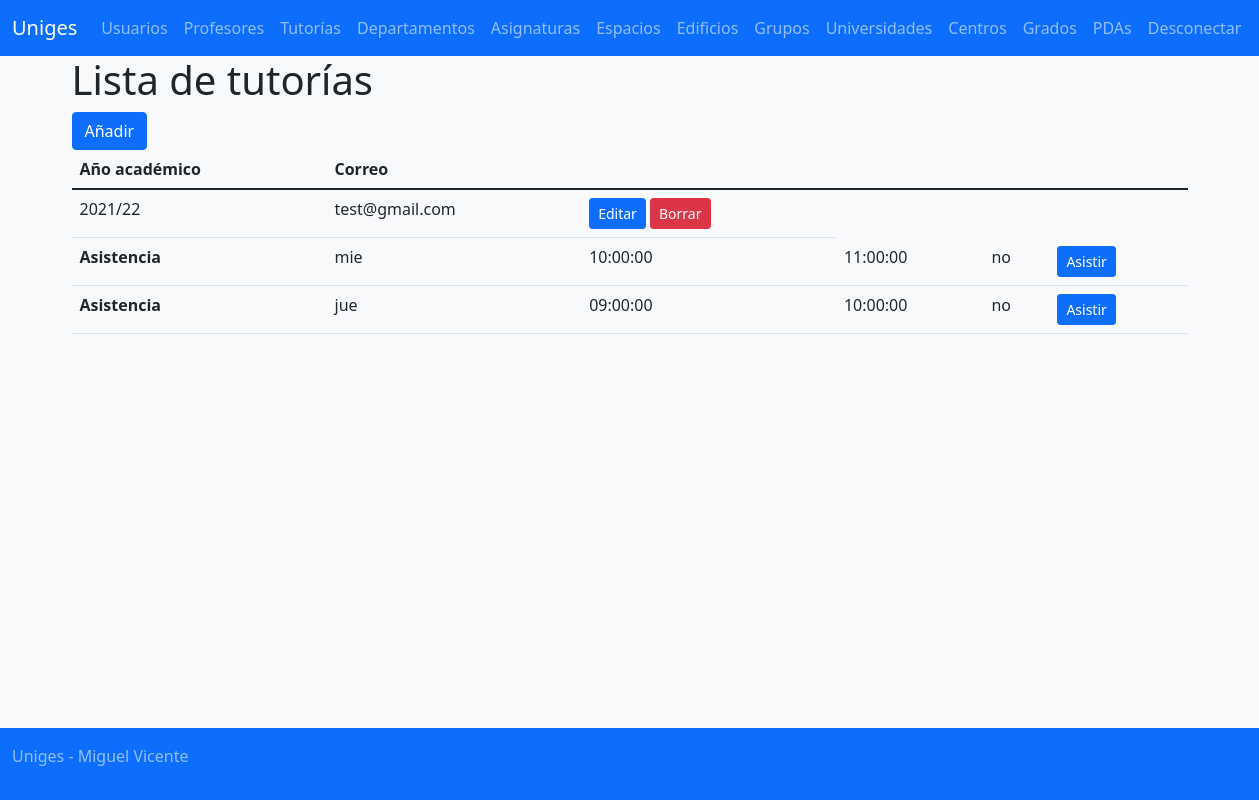
Screenshot of /?controller=tutoria&action=list (signed in) with the database file from the repository.
### tables this page shows
create table tutoria (
	id int not null auto_increment primary key,
	academicyear_id int,
	professor_id int,
	deleted tinyint(1) default 0);

create table `academicyear` (
	id int not null auto_increment primary key,
	name varchar(10) not null,
	deleted tinyint(1) not null default 0);

create table user (
       id int not null auto_increment primary key,
	dni varchar(9) not null,
	name varchar(255) not null,
	surname varchar(255) not null,
	email varchar(255),
	password varchar(128),
	deleted tinyint(1) not null default 0);

create table asistenciatutoria (
	tutoria_id int not null,
	timetable_id int not null,
	attendance enum('si','no') not null default 'no',
	deleted tinyint(1) not null default 0,
	primary key (tutoria_id, timetable_id)
);

create table `timetable` (
	id int not null auto_increment primary key,
	academicyear_id int not null,
	space_id int not null,
	group_id int default null,
	`date` date not null,
	hourbegin time not null,
	hourend time not null,
	day enum('lun','mar','mie','jue','vie') not null,
	deleted tinyint(1) not null default 0);

### controladores/TutoriaController.php (called while the page is built, shortened)
<?php
include_once 'modelos/TutoriaModel.php';
include_once 'modelos/AcademicYearModel.php';
include_once 'modelos/ProfessorModel.php';
include_once 'modelos/UserModel.php';
include_once 'modelos/AsistenciaTutoriaModel.php';
include_once 'modelos/TimeTableModel.php';
class TutoriaController {
	function list() {
		$tutorias = TutoriaModel::findAll();
		foreach($tutorias as &$t) {
			$t->academicyear = AcademicYearModel::findById($t->academicyear_id);
			$t->professor = ProfessorModel::findById($t->professor_id);
			$t->professor->user = UserModel::findById($t->professor->user_id);
			$t->asistencias = AsistenciaTutoriaModel::findByTutoria($t->id);
			foreach($t->asistencias as &$asist) {
                $asist->timetable = TimeTableModel::findById($asist->timetable_id);
			}
		}
	}
}
?>

### modelos/TutoriaModel.php (called while the page is built, shortened)
<?php
class TutoriaModel {
	static function findAll() {
		$conn = Connection::getConnection();
		$stat = $conn->prepare("SELECT * FROM tutoria WHERE deleted = 0");
		$stat->execute();
		$result = $stat->get_result();
		$return = array();
		while($fila = $result->fetch_object("TutoriaModel")) {
			array_push($return, $fila);
		}
		return $return;
	}
}
?>

### modelos/AcademicYearModel.php (called while the page is built, shortened)
<?php
class AcademicYearModel {
	public static function findById($id) {
		$conn = Connection::getConnection();
		$stat = $conn->prepare("SELECT * FROM academicyear WHERE id = ? AND deleted = 0");
		$stat->bind_param("i", $id);
		$stat->execute();
		$result = $stat->get_result();
		return $result->fetch_object("AcademicYearModel");
	}
}
?>

### modelos/ProfessorModel.php (called while the page is built, shortened)
<?php
class ProfessorModel {
	private static function readFromAssoc($fila) {
	    	$res = new ProfessorModel();
		$res->id = $fila["id"];
		$res->academicyear_id = $fila["academicyear_id"];
		$res->department_id = $fila["department_id"];
		$res->dedication = $fila["dedication"];
		$res->deleted = $fila["deleted"];
		$res->user_id = $fila["user_id"];
		return $res;
	}
    public static function findById($id) {
	$conn = Connection::getConnection();
	$stat = $conn->prepare("SELECT * FROM professor WHERE id = ? AND deleted = 0");
	$stat->bind_param("i", $id);
	$stat->execute();
	$result = $stat->get_result();
    	$fila = $result->fetch_assoc();
	$return = ProfessorModel::readFromAssoc($fila);
	return $return;
    }
}
?>

### modelos/UserModel.php (called while the page is built, shortened)
<?php
class UserModel {
	static private function readFromAssoc($user_data) {
		$result_user = new UserModel();
		$result_user->id = $user_data["id"];
		$result_user->dni = $user_data["dni"];
		$result_user->name = $user_data["name"];
		$result_user->surname = $user_data["surname"];
		$result_user->email = $user_data["email"];
		$result_user->password = $user_data["password"];
		$result_user->deleted = $user_data["deleted"];
		return $result_user;
	}
	static function findById($id) {
		$conn = Connection::getConnection();
		$stat = $conn->prepare("SELECT * FROM user WHERE id = ? AND deleted = 0");
		$stat->bind_param("i", $id);
		$stat->execute();
		$result = $stat->get_result();
		$user_data = $result->fetch_assoc();
		$result_user = UserModel::readFromAssoc($user_data);
		return $result_user;
	}
}
?>

### modelos/AsistenciaTutoriaModel.php (called while the page is built, shortened)
<?php
class AsistenciaTutoriaModel {
    public static function findByTutoria($tutoria_id) {
        $conn = Connection::getConnection();
        $stat = $conn->prepare("SELECT * FROM asistenciatutoria WHERE tutoria_id = ? AND deleted = 0");
        $stat->bind_param("i", $tutoria_id);
        $stat->execute();
        $result = $stat->get_result();
        $value = array();
        while($asistut = $result->fetch_object("AsistenciaTutoriaModel")) {
            array_push($value, $asistut);
        }
        return $value;
    }
}
?>

### modelos/TimeTableModel.php (called while the page is built, shortened)
<?php
class TimeTableModel {
    public static function findById($timetable_id) {
        $conn = Connection::getConnection();
        $stat = $conn->prepare("SELECT * FROM timetable WHERE id = ?");
        $stat->bind_param("i", $timetable_id);
        $stat->execute();
        $result = $stat->get_result();
        return $result->fetch_object("TimeTableModel");
    }
}
?>

### vistas/tutoria/list.php (the view, shortened to what this page needs)
<h1><?=$strings["tutoria_list_title"]?></h1>
<?php if(in_array(array("tutoria", "add"), $sessionPermissions)) { ?>
<a class="btn btn-primary" href="/?controller=tutoria&action=add"><?=$strings["tutoria_list_add"]?></a>
<?php } ?>
<table class="table">
	<thead>
		<th scope="col"><?=$strings["tutoria_list_academicyear"]?></th>
		<th scope="col"><?=$strings["user_list_email"]?></th>
	</thead>
	<tbody>
<?php
	foreach($data as $t) {
?>
	<tr>
		<td><?= $t->academicyear->name ?></td>
		<td><?= $t->professor->user->email ?></td>
		<td>
<?php if(has_permission("tutoria", "edit")) { ?>
<a class="btn btn-primary btn-sm"
			href="/?controller=tutoria&action=edit&id=<?= $t->id ?>">
			<?= $strings["user_list_edit"] ?>
			</a>
<?php } ?>
<?php if(has_permission("tutoria", "delete")) { ?>
			<form style="display: inline"
				action="/?controller=tutoria&action=delete" method="POST">
			<input type="submit" value="Borrar" class="btn btn-danger btn-sm" />
			</form>
<?php } ?>
		</td>
	</tr>
<?php if(has_permission("tutoria", "asistencia")) { ?>
	<div class="container">
        <?php
            foreach($t->asistencias as $as) {
        ?>
        <tr>
            <th scope="row">Asistencia</th>
            <td><?= $as->timetable->day ?></td>
            <td><?= $as->timetable->hourbegin ?></td>
            <td><?= $as->timetable->hourend ?></td>
            <td><?= $as->attendance ?></td>
            <td>
            <form style="display: inline"
				action="/?controller=tutoria&action=asistencia" method="POST">
			<input type="submit" value="Asistir" class="btn btn-primary btn-sm" />
			</form>
            </td>
        </tr>
        <?php
            }
        ?>
	</div>
<?php
	}
?>
<?php } ?>
	</tbody>
</table>

### index.php (shortened to what this page needs)
<?php
$do_output = true;
function get_permissions($user_id) {
	$conn = Connection::getConnection();
	$stat = $conn->prepare("select feature.name as feature_name, action.name as action_name from user join user_role on user.id = user_role.user_id join role_permission on role_permission.role_id = user_role.role_id join feature on role_permission.feature_id = feature.id join action on action.id = role_permission.action_id where user.id = ?");
	$stat->bind_param("i", $user_id);
	$stat->execute();
	$result = $stat->get_result();
	$permissions = array();
	while($fila = $result->fetch_assoc()) {
		array_push($permissions, array ($fila["feature_name"], $fila["action_name"]));
	}
	return $permissions;
}
function has_permission($controller, $action) {
	return in_array(array($controller, $action), $GLOBALS["sessionPermissions"]);
}
if(isset($_SESSION["id"])) {
    $sessionPermissions = get_permissions($_SESSION["id"]);
} else {
	$sessionPermissions = array(array("user", "login"), array("user", "register"),
		array("user", "register_end"), array("user", "login_end"), array("user", "logout"));
}
$controller = "user"; $action = "list";
if(array_key_exists("controller", $_GET)) {
	if(preg_match("/^[a-zA-Z_]+$/", $_GET["controller"])) {
		$controller = $_GET["controller"];
	} else {
		$errorMessage = sprintf("Controlador '%s' tiene formato incorrecto.",
			htmlspecialchars($_GET["controller"]));
		$viewFileName = "vistas/error.php";
	}
}
if(array_key_exists("action", $_GET)) {
    if(preg_match("/^[a-zA-Z_]+$/", $_GET["action"])) {
        $action = $_GET["action"];
    } else {
	    $errorMessage = sprintf("Accion '%s' tiene formato incorrecto.",
	    	htmlspecialchars($_GET["action"]));
	    $viewFileName = "vistas/error.php";
    }
}
if(isset($controller)) {
	$fileController = ucfirst($controller);
	if(file_exists("controladores/{$fileController}Controller.php")) {
		$contObj = new $contClass();
		if(method_exists($contObj, $action)) {
			if(in_array(array($controller, $action), $sessionPermissions)) {
				$contObj->$action();
			} else {
				$errorMessage = "Action not allowed.";
				$GLOBALS["viewFileName"] = "vistas/error.php";
			}
		} else {
			$errorMessage = sprintf("Controlador '%s' no tiene método '%s'.",
				htmlspecialchars($controller),
				htmlspecialchars($action));
			$viewFileName = "vistas/error.php";
			goto end;
		}
	} else {
		$errorMessage = sprintf("Controlador '%s' no existe.",
			htmlspecialchars($controller));
		$viewFileName = "vistas/error.php";
	}
}
if($do_output)
	include "vistas/main.php";
?>

### vistas/main.php (shortened to what this page needs)
<?php
if(isset($_SESSION) && isset($_SESSION["id"])) {
	$logged_in = 1;
} else {
	$logged_in = 0;
}
?>
<html>
<head>
<link href="https://cdn.jsdelivr.net/npm/bootstrap@5.1.3/dist/css/bootstrap.min.css" rel="stylesheet"/>
</head>
<body class="bg-light">
  <nav class="navbar navbar-dark bg-primary navbar-expand-lg">
    <div class="container-fluid">
      <a class="navbar-brand" href="/"><?=$strings["app_title"]?></a>
      <div class="collapse navbar-collapse" id="navbarCollapse">
	<?php
	 if($logged_in == 0) {
	 ?>
	<div class="navbar-nav">
	  <a class="nav-link" href="/?controller=user&action=login"><?=$strings["login"]?></a>
	  <a class="nav-link" href="/?controller=user&action=register"><?=$strings["register"]?></a>
	</div>
	<?php } else { ?>
		<div class="navbar-nav">
<?php
		 if(in_array(array("user", "list"), $sessionPermissions)) {
?>
			<a class="nav-link" href="/?controller=user&action=list"><?=$strings["navbar_user"]?></a>
<?php } ?>
<?php if(in_array(array("professor", "list"), $sessionPermissions)) { ?>
			<a class="nav-link" href="/?controller=professor&action=list"><?=$strings["navbar_professor"]?></a>
<?php } ?>
<?php if(has_permission("tutoria", "list")) { ?>
	<a class="nav-link" href="/?controller=tutoria&action=list"><?= $strings["navbar_tutoria"] ?></a>
<?php } ?>
<?php if(has_permission("department", "list")) { ?>
    <a class="nav-link" href="/?controller=department&action=list"><?= $strings["navbar_department"] ?></a>
<?php } ?>
<?php if(has_permission("subject", "list")) { ?>
    <a class="nav-link" href="/?controller=subject&action=list"><?= $strings["navbar_subject"] ?></a>
<?php } ?>
<?php if(has_permission("space", "list")) { ?>
    <a class="nav-link" href="/?controller=space&action=list"><?= $strings["navbar_space"] ?></a>
<?php } ?>
<?php if(has_permission("building", "list")) { ?>
    <a class="nav-link" href="/?controller=building&action=list"><?= $strings["navbar_building"] ?></a>
<?php } ?>
<?php if(has_permission("group", "list")) { ?>
    <a class="nav-link" href="/?controller=group&action=list"><?= $strings["navbar_group"] ?></a>
<?php } ?>
<?php if(has_permission("college", "list")) { ?>
    <a class="nav-link" href="/?controller=college&action=list"><?= $strings["navbar_college"] ?></a>
<?php } ?>
<?php if(has_permission("centre", "list")) { ?>
    <a class="nav-link" href="/?controller=centre&action=list"><?= $strings["navbar_centre"] ?></a>
<?php } ?>
<?php if(has_permission("degree", "list")) { ?>
    <a class="nav-link" href="/?controller=degree&action=list"><?= $strings["navbar_degree"] ?></a>
<?php } ?>
<?php if(has_permission("pda", "list")) { ?>
    <a class="nav-link" href="/?controller=pda&action=list"><?= $strings["navbar_pda"] ?></a>
<?php } ?>
			<a class="nav-link"
			   href="/?controller=user&action=logout"><?=$strings["logout"]?></a>
		</div>
	<?php } ?>
      </div>
    </div>
  </nav>
  <div class="container-md">
<?php
if(isset($viewFileName) && file_exists($viewFileName)) {
	include_once $viewFileName;
} else {
	$errorMessage = sprintf("Vista de controlador '%s' y accion '%s' no encontrada.",
		htmlspecialchars($controller),
		htmlspecialchars($action));
	include_once "vistas/error.php";
}
?>
  </div>
  <nav class="navbar fixed-bottom navbar-dark bg-primary">
    <div class="container-fluid">
      <p class="navbar-text text-center">Uniges - Miguel Vicente</p>
    </div>
  </nav>
</body>
</html>

### rows the page displays
tutoria: academicyear.name "2021/22"
user: email "test@gmail.com"
asistenciatutoria: timetable.day "mie", timetable.hourbegin "10:00:00", timetable.hourend "11:00:00", attendance "no"
asistenciatutoria: timetable.day "jue", timetable.hourbegin "09:00:00", timetable.hourend "10:00:00", attendance "no"

### other values shown
$strings["app_title"] "Uniges"
$strings["navbar_user"] "Usuarios"
$strings["navbar_professor"] "Profesores"
$strings["navbar_tutoria"] "Tutorías"
$strings["navbar_department"] "Departamentos"
$strings["navbar_subject"] "Asignaturas"
$strings["navbar_space"] "Espacios"
$strings["navbar_building"] "Edificios"
$strings["navbar_group"] "Grupos"
$strings["navbar_college"] "Universidades"
$strings["navbar_centre"] "Centros"
$strings["navbar_degree"] "Grados"
$strings["navbar_pda"] "PDAs"
$strings["logout"] "Desconectar"
$strings["tutoria_list_title"] "Lista de tutorías"
